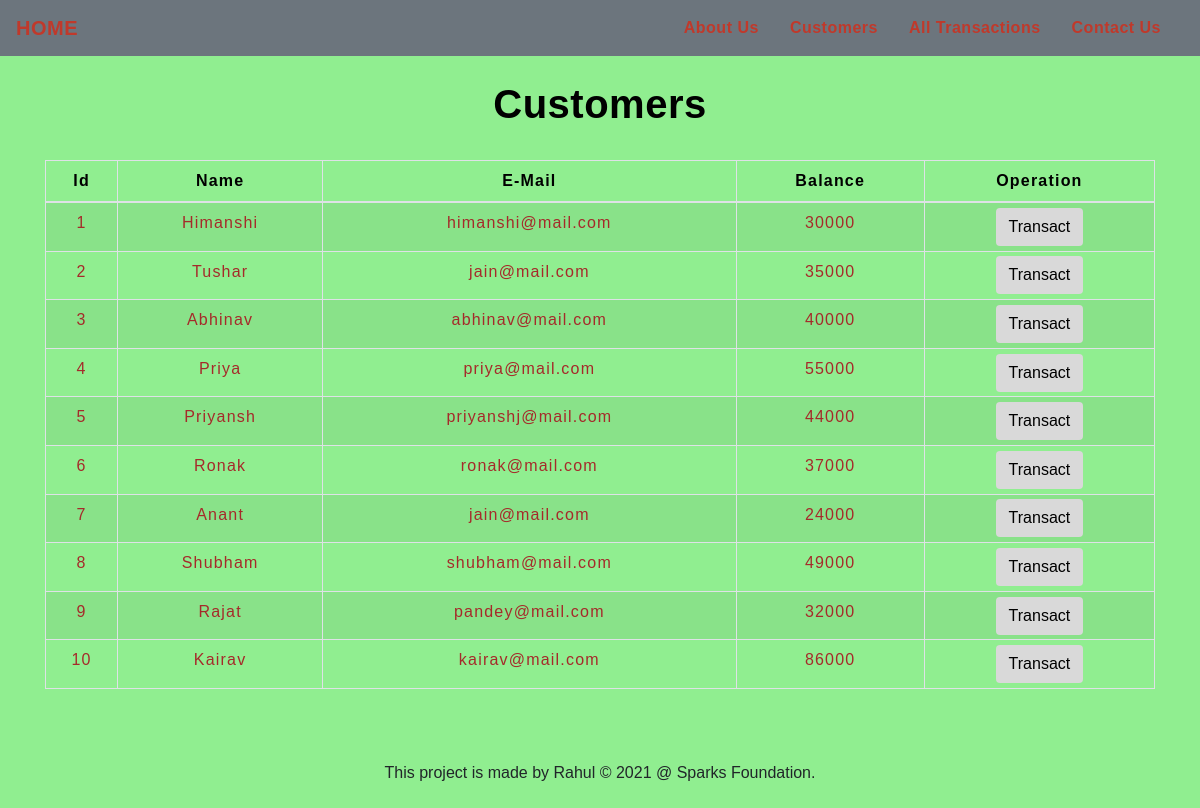
The app's page /transfermoney.php with its own data.
### tables this page shows
CREATE TABLE `users` (
  `id` int(3) NOT NULL,
  `name` text NOT NULL,
  `email` varchar(30) NOT NULL,
  `balance` int(8) NOT NULL
);

### transfermoney.php (the view, shortened to what this page needs)
<!DOCTYPE html>
<html lang="en">
<head>
    <link rel="stylesheet" href="https://maxcdn.bootstrapcdn.com/bootstrap/4.0.0/css/bootstrap.min.css">
    <link rel="stylesheet" type="text/css" href="css/table.css">
    <link rel="stylesheet" type="text/css" href="css/navbar.css">
</head>
<body style="background-color : lightgreen ;">
<?php
 include 'config.php';
 $sql = "SELECT * FROM users";
 $result = mysqli_query($conn,$sql);
?>
<?php
 include 'navbar.php';
?>
<div class="container">
        <h2 class="text-center pt-4" style="color : black;"><b>Customers</b></h2>
        <br>
            <div class="row">
                <div class="col">
                    <div class="table-responsive-sm">
                    <table class="table table-hover table-sm table-striped table-condensed table-bordered" style="border-color:black;">
                        <thead style="color : black;">
                            <tr>
                            <th scope="col" class="text-center py-2">Id</th>
                            <th scope="col" class="text-center py-2">Name</th>
                            <th scope="col" class="text-center py-2">E-Mail</th>
                            <th scope="col" class="text-center py-2">Balance</th>
                            <th scope="col" class="text-center py-2">Operation</th>
                            </tr>
                        </thead>
                        <tbody>
                <?php
                    while($rows=mysqli_fetch_assoc($result)){
                ?>
                    <tr style="color : Brown;">
                        <td class="py-2"><?php echo $rows['id'] ?></td>
                        <td class="py-2"><?php echo $rows['name']?></td>
                        <td class="py-2"><?php echo $rows['email']?></td>
                        <td class="py-2"><?php echo $rows['balance']?></td>
                        <td><a href="selecteduserdetail.php?id= <?php echo $rows['id'] ;?>"> <button type="button" class="btn" style="background-color : neon;">Transact</button></a></td>
                    </tr>
                <?php
                    }
                ?>
                        </tbody>
                    </table>
                    </div>
                </div>
            </div>
         </div>
         <footer class="text-center mt-5 py-2">
         <p>This project is made by Rahul &copy 2021 @ Sparks Foundation.</p>
        </footer>
</body>
</html>

### navbar.php (shortened to what this page needs)
<nav class="navbar navbar-expand-md navbar-light bg-secondary">
<a class="navbar-brand" href="index.php" style="color : #C0392B;"><b>HOME</b></a>
<div class="collapse navbar-collapse" id="collapsibleNavbar">
      <ul class="navbar-nav ml-auto">
        <li class="nav-item">
          <a class="nav-link" href="index.php" style="color : #C0392B;"><b>About Us</b></a>
        </li>
        <li class="nav-item">
          <a class="nav-link" href="transfermoney.php" style="color : #C0392B;"><b> Customers</b></a>
        </li>
        <li class="nav-item">
          <a class="nav-link" href="transactionhistory.php" style="color : #C0392B;"><b> All Transactions</b></a>
        </li>
        <li class="nav-item">
          <a class="nav-link" href="index.php".php" style="color : #C0392B;"><b>Contact Us</b></a>
        </li>
    </div>
 </nav>

### table.css (style rules this page uses)
* { padding: 0; margin: 0; box-sizing: border-box; font-family: sans-serif; }
h2 { font-size: 40px; }
table { letter-spacing: 1.2px; }
td { text-align: center; }
button { border:none; background: #d9d9d9; transition: 1s; }

### navbar.css (style rules this page uses)
.nav-link { margin-right: 15px; color:#2F363F; letter-spacing: 0.5px; transition: 0.5s; }
.navbar-brand { color: #4C4B4B; letter-spacing: 0.5px; }
h2 { color: #4C4B4B; letter-spacing: 0.5px; font-family: raleway; }

### transfermoney.php (style rules this page uses)
button { transition: 1.5s; }

### records on screen
users: id "1", name "Himanshi", email "himanshi@mail.com", balance "30000"
users: id "2", name "Tushar", email "jain@mail.com", balance "35000"
users: id "3", name "Abhinav", email "abhinav@mail.com", balance "40000"
users: id "4", name "Priya", email "priya@mail.com", balance "55000"
users: id "5", name "Priyansh", email "priyanshj@mail.com", balance "44000"
users: id "6", name "Ronak", email "ronak@mail.com", balance "37000"
users: id "7", name "Anant", email "jain@mail.com", balance "24000"
users: id "8", name "Shubham", email "shubham@mail.com", balance "49000"
users: id "9", name "Rajat", email "pandey@mail.com", balance "32000"
users: id "10", name "Kairav", email "kairav@mail.com", balance "86000"
